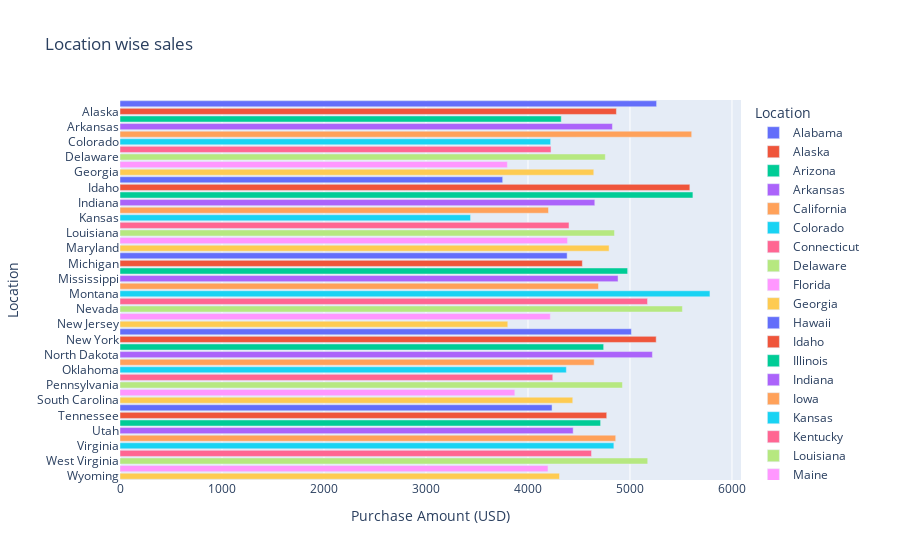

Notebook code for this chart:
### Code cell
import plotly.express as px


fig = px.bar(
    df_sales_loc,  
    y="Location",  
    x="Purchase Amount (USD)",  
    color="Location",  
    title="Location wise sales",  
)
fig.show()

### Figure 1 — Plotly figure (JSON) as saved in the notebook; plotly's stock layout.template omitted (floating-point values rounded to 4 significant figures)
{"data": [{"alignmentgroup": "True", "hovertemplate": "Location=%{y}<br>Purchase Amount (USD)=%{x}<extra></extra>", "legendgroup": "Alabama", "marker": {"color": "#636efa", "pattern": {"shape": ""}}, "name": "Alabama", "offsetgroup": "Alabama", "orientation": "h", "showlegend": true, "textposition": "auto", "type": "bar", "x": [5261], "xaxis": "x", "y": ["Alabama"], "yaxis": "y"}, {"alignmentgroup": "True", "hovertemplate": "Location=%{y}<br>Purchase Amount (USD)=%{x}<extra></extra>", "legendgroup": "Alaska", "marker": {"color": "#EF553B", "pattern": {"shape": ""}}, "name": "Alaska", "offsetgroup": "Alaska", "orientation": "h", "showlegend": true, "textposition": "auto", "type": "bar", "x": [4867], "xaxis": "x", "y": ["Alaska"], "yaxis": "y"}, {"alignmentgroup": "True", "hovertemplate": "Location=%{y}<br>Purchase Amount (USD)=%{x}<extra></extra>", "legendgroup": "Arizona", "marker": {"color": "#00cc96", "pattern": {"shape": ""}}, "name": "Arizona", "offsetgroup": "Arizona", "orientation": "h", "showlegend": true, "textposition": "auto", "type": "bar", "x": [4326], "xaxis": "x", "y": ["Arizona"], "yaxis": "y"}, {"alignmentgroup": "True", "hovertemplate": "Location=%{y}<br>Purchase Amount (USD)=%{x}<extra></extra>", "legendgroup": "Arkansas", "marker": {"color": "#ab63fa", "pattern": {"shape": ""}}, "name": "Arkansas", "offsetgroup": "Arkansas", "orientation": "h", "showlegend": true, "textposition": "auto", "type": "bar", "x": [4828], "xaxis": "x", "y": ["Arkansas"], "yaxis": "y"}, {"alignmentgroup": "True", "hovertemplate": "Location=%{y}<br>Purchase Amount (USD)=%{x}<extra></extra>", "legendgroup": "California", "marker": {"color": "#FFA15A", "pattern": {"shape": ""}}, "name": "California", "offsetgroup": "California", "orientation": "h", "showlegend": true, "textposition": "auto", "type": "bar", "x": [5605], "xaxis": "x", "y": ["California"], "yaxis": "y"}, {"alignmentgroup": "True", "hovertemplate": "Location=%{y}<br>Purchase Amount (USD)=%{x}<extra></extra>", "legendgroup": "Colorado", "marker": {"color": "#19d3f3", "pattern": {"shape": ""}}, "name": "Colorado", "offsetgroup": "Colorado", "orientation": "h", "showlegend": true, "textposition": "auto", "type": "bar", "x": [4222], "xaxis": "x", "y": ["Colorado"], "yaxis": "y"}, {"alignmentgroup": "True", "hovertemplate": "Location=%{y}<br>Purchase Amount (USD)=%{x}<extra></extra>", "legendgroup": "Connecticut", "marker": {"color": "#FF6692", "pattern": {"shape": ""}}, "name": "Connecticut", "offsetgroup": "Connecticut", "orientation": "h", "showlegend": true, "textposition": "auto", "type": "bar", "x": [4226], "xaxis": "x", "y": ["Connecticut"], "yaxis": "y"}, {"alignmentgroup": "True", "hovertemplate": "Location=%{y}<br>Purchase Amount (USD)=%{x}<extra></extra>", "legendgroup": "Delaware", "marker": {"color": "#B6E880", "pattern": {"shape": ""}}, "name": "Delaware", "offsetgroup": "Delaware", "orientation": "h", "showlegend": true, "textposition": "auto", "type": "bar", "x": [4758], "xaxis": "x", "y": ["Delaware"], "yaxis": "y"}, {"alignmentgroup": "True", "hovertemplate": "Location=%{y}<br>Purchase Amount (USD)=%{x}<extra></extra>", "legendgroup": "Florida", "marker": {"color": "#FF97FF", "pattern": {"shape": ""}}, "name": "Florida", "offsetgroup": "Florida", "orientation": "h", "showlegend": true, "textposition": "auto", "type": "bar", "x": [3798], "xaxis": "x", "y": ["Florida"], "yaxis": "y"}, {"alignmentgroup": "True", "hovertemplate": "Location=%{y}<br>Purchase Amount (USD)=%{x}<extra></extra>", "legendgroup": "Georgia", "marker": {"color": "#FECB52", "pattern": {"shape": ""}}, "name": "Georgia", "offsetgroup": "Georgia", "orientation": "h", "showlegend": true, "textposition": "auto", "type": "bar", "x": [4645], "xaxis": "x", "y": ["Georgia"], "yaxis": "y"}, {"alignmentgroup": "True", "hovertemplate": "Location=%{y}<br>Purchase Amount (USD)=%{x}<extra></extra>", "legendgroup": "Hawaii", "marker": {"color": "#636efa", "pattern": {"shape": ""}}, "name": "Hawaii", "offsetgroup": "Hawaii", "orientation": "h", "showlegend": true, "textposition": "auto", "type": "bar", "x": [3752], "xaxis": "x", "y": ["Hawaii"], "yaxis": "y"}, {"alignmentgroup": "True", "hovertemplate": "Location=%{y}<br>Purchase Amount (USD)=%{x}<extra></extra>", "legendgroup": "Idaho", "marker": {"color": "#EF553B", "pattern": {"shape": ""}}, "name": "Idaho", "offsetgroup": "Idaho", "orientation": "h", "showlegend": true, "textposition": "auto", "type": "bar", "x": [5587], "xaxis": "x", "y": ["Idaho"], "yaxis": "y"}, {"alignmentgroup": "True", "hovertemplate": "Location=%{y}<br>Purchase Amount (USD)=%{x}<extra></extra>", "legendgroup": "Illinois", "marker": {"color": "#00cc96", "pattern": {"shape": ""}}, "name": "Illinois", "offsetgroup": "Illinois", "orientation": "h", "showlegend": true, "textposition": "auto", "type": "bar", "x": [5617], "xaxis": "x", "y": ["Illinois"], "yaxis": "y"}, {"alignmentgroup": "True", "hovertemplate": "Location=%{y}<br>Purchase Amount (USD)=%{x}<extra></extra>", "legendgroup": "Indiana", "marker": {"color": "#ab63fa", "pattern": {"shape": ""}}, "name": "Indiana", "offsetgroup": "Indiana", "orientation": "h", "showlegend": true, "textposition": "auto", "type": "bar", "x": [4655], "xaxis": "x", "y": ["Indiana"], "yaxis": "y"}, {"alignmentgroup": "True", "hovertemplate": "Location=%{y}<br>Purchase Amount (USD)=%{x}<extra></extra>", "legendgroup": "Iowa", "marker": {"color": "#FFA15A", "pattern": {"shape": ""}}, "name": "Iowa", "offsetgroup": "Iowa", "orientation": "h", "showlegend": true, "textposition": "auto", "type": "bar", "x": [4201], "xaxis": "x", "y": ["Iowa"], "yaxis": "y"}, {"alignmentgroup": "True", "hovertemplate": "Location=%{y}<br>Purchase Amount (USD)=%{x}<extra></extra>", "legendgroup": "Kansas", "marker": {"color": "#19d3f3", "pattern": {"shape": ""}}, "name": "Kansas", "offsetgroup": "Kansas", "orientation": "h", "showlegend": true, "textposition": "auto", "type": "bar", "x": [3437], "xaxis": "x", "y": ["Kansas"], "yaxis": "y"}, {"alignmentgroup": "True", "hovertemplate": "Location=%{y}<br>Purchase Amount (USD)=%{x}<extra></extra>", "legendgroup": "Kentucky", "marker": {"color": "#FF6692", "pattern": {"shape": ""}}, "name": "Kentucky", "offsetgroup": "Kentucky", "orientation": "h", "showlegend": true, "textposition": "auto", "type": "bar", "x": [4402], "xaxis": "x", "y": ["Kentucky"], "yaxis": "y"}, {"alignmentgroup": "True", "hovertemplate": "Location=%{y}<br>Purchase Amount (USD)=%{x}<extra></extra>", "legendgroup": "Louisiana", "marker": {"color": "#B6E880", "pattern": {"shape": ""}}, "name": "Louisiana", "offsetgroup": "Louisiana", "orientation": "h", "showlegend": true, "textposition": "auto", "type": "bar", "x": [4848], "xaxis": "x", "y": ["Louisiana"], "yaxis": "y"}, {"alignmentgroup": "True", "hovertemplate": "Location=%{y}<br>Purchase Amount (USD)=%{x}<extra></extra>", "legendgroup": "Maine", "marker": {"color": "#FF97FF", "pattern": {"shape": ""}}, "name": "Maine", "offsetgroup": "Maine", "orientation": "h", "showlegend": true, "textposition": "auto", "type": "bar", "x": [4388], "xaxis": "x", "y": ["Maine"], "yaxis": "y"}, {"alignmentgroup": "True", "hovertemplate": "Location=%{y}<br>Purchase Amount (USD)=%{x}<extra></extra>", "legendgroup": "Maryland", "marker": {"color": "#FECB52", "pattern": {"shape": ""}}, "name": "Maryland", "offsetgroup": "Maryland", "orientation": "h", "showlegend": true, "textposition": "auto", "type": "bar", "x": [4795], "xaxis": "x", "y": ["Maryland"], "yaxis": "y"}, {"alignmentgroup": "True", "hovertemplate": "Location=%{y}<br>Purchase Amount (USD)=%{x}<extra></extra>", "legendgroup": "Massachusetts", "marker": {"color": "#636efa", "pattern": {"shape": ""}}, "name": "Massachusetts", "offsetgroup": "Massachusetts", "orientation": "h", "showlegend": true, "textposition": "auto", "type": "bar", "x": [4384], "xaxis": "x", "y": ["Massachusetts"], "yaxis": "y"}, {"alignmentgroup": "True", "hovertemplate": "Location=%{y}<br>Purchase Amount (USD)=%{x}<extra></extra>", "legendgroup": "Michigan", "marker": {"color": "#EF553B", "pattern": {"shape": ""}}, "name": "Michigan", "offsetgroup": "Michigan", "orientation": "h", "showlegend": true, "textposition": "auto", "type": "bar", "x": [4533], "xaxis": "x", "y": ["Michigan"], "yaxis": "y"}, {"alignmentgroup": "True", "hovertemplate": "Location=%{y}<br>Purchase Amount (USD)=%{x}<extra></extra>", "legendgroup": "Minnesota", "marker": {"color": "#00cc96", "pattern": {"shape": ""}}, "name": "Minnesota", "offsetgroup": "Minnesota", "orientation": "h", "showlegend": true, "textposition": "auto", "type": "bar", "x": [4977], "xaxis": "x", "y": ["Minnesota"], "yaxis": "y"}, {"alignmentgroup": "True", "hovertemplate": "Location=%{y}<br>Purchase Amount (USD)=%{x}<extra></extra>", "legendgroup": "Mississippi", "marker": {"color": "#ab63fa", "pattern": {"shape": ""}}, "name": "Mississippi", "offsetgroup": "Mississippi", "orientation": "h", "showlegend": true, "textposition": "auto", "type": "bar", "x": [4883], "xaxis": "x", "y": ["Mississippi"], "yaxis": "y"}, {"alignmentgroup": "True", "hovertemplate": "Location=%{y}<br>Purchase Amount (USD)=%{x}<extra></extra>", "legendgroup": "Missouri", "marker": {"color": "#FFA15A", "pattern": {"shape": ""}}, "name": "Missouri", "offsetgroup": "Missouri", "orientation": "h", "showlegend": true, "textposition": "auto", "type": "bar", "x": [4691], "xaxis": "x", "y": ["Missouri"], "yaxis": "y"}, {"alignmentgroup": "True", "hovertemplate": "Location=%{y}<br>Purchase Amount (USD)=%{x}<extra></extra>", "legendgroup": "Montana", "marker": {"color": "#19d3f3", "pattern": {"shape": ""}}, "name": "Montana", "offsetgroup": "Montana", "orientation": "h", "showlegend": true, "textposition": "auto", "type": "bar", "x": [5784], "xaxis": "x", "y": ["Montana"], "yaxis": "y"}, {"alignmentgroup": "True", "hovertemplate": "Location=%{y}<br>Purchase Amount (USD)=%{x}<extra></extra>", "legendgroup": "Nebraska", "marker": {"color": "#FF6692", "pattern": {"shape": ""}}, "name": "Nebraska", "offsetgroup": "Nebraska", "orientation": "h", "showlegend": true, "textposition": "auto", "type": "bar", "x": [5172], "xaxis": "x", "y": ["Nebraska"], "yaxis": "y"}, {"alignmentgroup": "True", "hovertemplate": "Location=%{y}<br>Purchase Amount (USD)=%{x}<extra></extra>", "legendgroup": "Nevada", "marker": {"color": "#B6E880", "pattern": {"shape": ""}}, "name": "Nevada", "offsetgroup": "Nevada", "orientation": "h", "showlegend": true, "textposition": "auto", "type": "bar", "x": [5514], "xaxis": "x", "y": ["Nevada"], "yaxis": "y"}, {"alignmentgroup": "True", "hovertemplate": "Location=%{y}<br>Purchase Amount (USD)=%{x}<extra></extra>", "legendgroup": "New Hampshire", "marker": {"color": "#FF97FF", "pattern": {"shape": ""}}, "name": "New Hampshire", "offsetgroup": "New Hampshire", "orientation": "h", "showlegend": true, "textposition": "auto", "type": "bar", "x": [4219], "xaxis": "x", "y": ["New Hampshire"], "yaxis": "y"}, {"alignmentgroup": "True", "hovertemplate": "Location=%{y}<br>Purchase Amount (USD)=%{x}<extra></extra>", "legendgroup": "New Jersey", "marker": {"color": "#FECB52", "pattern": {"shape": ""}}, "name": "New Jersey", "offsetgroup": "New Jersey", "orientation": "h", "showlegend": true, "textposition": "auto", "type": "bar", "x": [3802], "xaxis": "x", "y": ["New Jersey"], "yaxis": "y"}, {"alignmentgroup": "True", "hovertemplate": "Location=%{y}<br>Purchase Amount (USD)=%{x}<extra></extra>", "legendgroup": "New Mexico", "marker": {"color": "#636efa", "pattern": {"shape": ""}}, "name": "New Mexico", "offsetgroup": "New Mexico", "orientation": "h", "showlegend": true, "textposition": "auto", "type": "bar", "x": [5014], "xaxis": "x", "y": ["New Mexico"], "yaxis": "y"}, {"alignmentgroup": "True", "hovertemplate": "Location=%{y}<br>Purchase Amount (USD)=%{x}<extra></extra>", "legendgroup": "New York", "marker": {"color": "#EF553B", "pattern": {"shape": ""}}, "name": "New York", "offsetgroup": "New York", "orientation": "h", "showlegend": true, "textposition": "auto", "type": "bar", "x": [5257], "xaxis": "x", "y": ["New York"], "yaxis": "y"}, {"alignmentgroup": "True", "hovertemplate": "Location=%{y}<br>Purchase Amount (USD)=%{x}<extra></extra>", "legendgroup": "North Carolina", "marker": {"color": "#00cc96", "pattern": {"shape": ""}}, "name": "North Carolina", "offsetgroup": "North Carolina", "orientation": "h", "showlegend": true, "textposition": "auto", "type": "bar", "x": [4742], "xaxis": "x", "y": ["North Carolina"], "yaxis": "y"}, {"alignmentgroup": "True", "hovertemplate": "Location=%{y}<br>Purchase Amount (USD)=%{x}<extra></extra>", "legendgroup": "North Dakota", "marker": {"color": "#ab63fa", "pattern": {"shape": ""}}, "name": "North Dakota", "offsetgroup": "North Dakota", "orientation": "h", "showlegend": true, "textposition": "auto", "type": "bar", "x": [5220], "xaxis": "x", "y": ["North Dakota"], "yaxis": "y"}, {"alignmentgroup": "True", "hovertemplate": "Location=%{y}<br>Purchase Amount (USD)=%{x}<extra></extra>", "legendgroup": "Ohio", "marker": {"color": "#FFA15A", "pattern": {"shape": ""}}, "name": "Ohio", "offsetgroup": "Ohio", "orientation": "h", "showlegend": true, "textposition": "auto", "type": "bar", "x": [4649], "xaxis": "x", "y": ["Ohio"], "yaxis": "y"}, {"alignmentgroup": "True", "hovertemplate": "Location=%{y}<br>Purchase Amount (USD)=%{x}<extra></extra>", "legendgroup": "Oklahoma", "marker": {"color": "#19d3f3", "pattern": {"shape": ""}}, "name": "Oklahoma", "offsetgroup": "Oklahoma", "orientation": "h", "showlegend": true, "textposition": "auto", "type": "bar", "x": [4376], "xaxis": "x", "y": ["Oklahoma"], "yaxis": "y"}, {"alignmentgroup": "True", "hovertemplate": "Location=%{y}<br>Purchase Amount (USD)=%{x}<extra></extra>", "legendgroup": "Oregon", "marker": {"color": "#FF6692", "pattern": {"shape": ""}}, "name": "Oregon", "offsetgroup": "Oregon", "orientation": "h", "showlegend": true, "textposition": "auto", "type": "bar", "x": [4243], "xaxis": "x", "y": ["Oregon"], "yaxis": "y"}, {"alignmentgroup": "True", "hovertemplate": "Location=%{y}<br>Purchase Amount (USD)=%{x}<extra></extra>", "legendgroup": "Pennsylvania", "marker": {"color": "#B6E880", "pattern": {"shape": ""}}, "name": "Pennsylvania", "offsetgroup": "Pennsylvania", "orientation": "h", "showlegend": true, "textposition": "auto", "type": "bar", "x": [4926], "xaxis": "x", "y": ["Pennsylvania"], "yaxis": "y"}, {"alignmentgroup": "True", "hovertemplate": "Location=%{y}<br>Purchase Amount (USD)=%{x}<extra></extra>", "legendgroup": "Rhode Island", "marker": {"color": "#FF97FF", "pattern": {"shape": ""}}, "name": "Rhode Island", "offsetgroup": "Rhode Island", "orientation": "h", "showlegend": true, "textposition": "auto", "type": "bar", "x": [3871], "xaxis": "x", "y": ["Rhode Island"], "yaxis": "y"}, {"alignmentgroup": "True", "hovertemplate": "Location=%{y}<br>Purchase Amount (USD)=%{x}<extra></extra>", "legendgroup": "South Carolina", "marker": {"color": "#FECB52", "pattern": {"shape": ""}}, "name": "South Carolina", "offsetgroup": "South Carolina", "orientation": "h", "showlegend": true, "textposition": "auto", "type": "bar", "x": [4439], "xaxis": "x", "y": ["South Carolina"], "yaxis": "y"}, {"alignmentgroup": "True", "hovertemplate": "Location=%{y}<br>Purchase Amount (USD)=%{x}<extra></extra>", "legendgroup": "South Dakota", "marker": {"color": "#636efa", "pattern": {"shape": ""}}, "name": "South Dakota", "offsetgroup": "South Dakota", "orientation": "h", "showlegend": true, "textposition": "auto", "type": "bar", "x": [4236], "xaxis": "x", "y": ["South Dakota"], "yaxis": "y"}, {"alignmentgroup": "True", "hovertemplate": "Location=%{y}<br>Purchase Amount (USD)=%{x}<extra></extra>", "legendgroup": "Tennessee", "marker": {"color": "#EF553B", "pattern": {"shape": ""}}, "name": "Tennessee", "offsetgroup": "Tennessee", "orientation": "h", "showlegend": true, "textposition": "auto", "type": "bar", "x": [4772], "xaxis": "x", "y": ["Tennessee"], "yaxis": "y"}, {"alignmentgroup": "True", "hovertemplate": "Location=%{y}<br>Purchase Amount (USD)=%{x}<extra></extra>", "legendgroup": "Texas", "marker": {"color": "#00cc96", "pattern": {"shape": ""}}, "name": "Texas", "offsetgroup": "Texas", "orientation": "h", "showlegend": true, "textposition": "auto", "type": "bar", "x": [4712], "xaxis": "x", "y": ["Texas"], "yaxis": "y"}, {"alignmentgroup": "True", "hovertemplate": "Location=%{y}<br>Purchase Amount (USD)=%{x}<extra></extra>", "legendgroup": "Utah", "marker": {"color": "#ab63fa", "pattern": {"shape": ""}}, "name": "Utah", "offsetgroup": "Utah", "orientation": "h", "showlegend": true, "textposition": "auto", "type": "bar", "x": [4443], "xaxis": "x", "y": ["Utah"], "yaxis": "y"}, {"alignmentgroup": "True", "hovertemplate": "Location=%{y}<br>Purchase Amount (USD)=%{x}<extra></extra>", "legendgroup": "Vermont", "marker": {"color": "#FFA15A", "pattern": {"shape": ""}}, "name": "Vermont", "offsetgroup": "Vermont", "orientation": "h", "showlegend": true, "textposition": "auto", "type": "bar", "x": [4860], "xaxis": "x", "y": ["Vermont"], "yaxis": "y"}, {"alignmentgroup": "True", "hovertemplate": "Location=%{y}<br>Purchase Amount (USD)=%{x}<extra></extra>", "legendgroup": "Virginia", "marker": {"color": "#19d3f3", "pattern": {"shape": ""}}, "name": "Virginia", "offsetgroup": "Virginia", "orientation": "h", "showlegend": true, "textposition": "auto", "type": "bar", "x": [4842], "xaxis": "x", "y": ["Virginia"], "yaxis": "y"}, {"alignmentgroup": "True", "hovertemplate": "Location=%{y}<br>Purchase Amount (USD)=%{x}<extra></extra>", "legendgroup": "Washington", "marker": {"color": "#FF6692", "pattern": {"shape": ""}}, "name": "Washington", "offsetgroup": "Washington", "orientation": "h", "showlegend": true, "textposition": "auto", "type": "bar", "x": [4623], "xaxis": "x", "y": ["Washington"], "yaxis": "y"}, {"alignmentgroup": "True", "hovertemplate": "Location=%{y}<br>Purchase Amount (USD)=%{x}<extra></extra>", "legendgroup": "West Virginia", "marker": {"color": "#B6E880", "pattern": {"shape": ""}}, "name": "West Virginia", "offsetgroup": "West Virginia", "orientation": "h", "showlegend": true, "textposition": "auto", "type": "bar", "x": [5174], "xaxis": "x", "y": ["West Virginia"], "yaxis": "y"}, {"alignmentgroup": "True", "hovertemplate": "Location=%{y}<br>Purchase Amount (USD)=%{x}<extra></extra>", "legendgroup": "Wisconsin", "marker": {"color": "#FF97FF", "pattern": {"shape": ""}}, "name": "Wisconsin", "offsetgroup": "Wisconsin", "orientation": "h", "showlegend": true, "textposition": "auto", "type": "bar", "x": [4196], "xaxis": "x", "y": ["Wisconsin"], "yaxis": "y"}, {"alignmentgroup": "True", "hovertemplate": "Location=%{y}<br>Purchase Amount (USD)=%{x}<extra></extra>", "legendgroup": "Wyoming", "marker": {"color": "#FECB52", "pattern": {"shape": ""}}, "name": "Wyoming", "offsetgroup": "Wyoming", "orientation": "h", "showlegend": true, "textposition": "auto", "type": "bar", "x": [4309], "xaxis": "x", "y": ["Wyoming"], "yaxis": "y"}], "layout": {"barmode": "relative", "legend": {"title": {"text": "Location"}, "tracegroupgap": 0}, "title": {"text": "Location wise sales"}, "xaxis": {"anchor": "y", "domain": [0, 1], "title": {"text": "Purchase Amount (USD)"}}, "yaxis": {"anchor": "x", "categoryarray": ["Wyoming", "Wisconsin", "West Virginia", "Washington", "Virginia", "Vermont", "Utah", "Texas", "Tennessee", "South Dakota", "South Carolina", "Rhode Island", "Pennsylvania", "Oregon", "Oklahoma", "Ohio", "North Dakota", "North Carolina", "New York", "New Mexico", "New Jersey", "New Hampshire", "Nevada", "Nebraska", "Montana", "Missouri", "Mississippi", "Minnesota", "Michigan", "Massachusetts", "Maryland", "Maine", "Louisiana", "Kentucky", "Kansas", "Iowa", "Indiana", "Illinois", "Idaho", "Hawaii", "Georgia", "Florida", "Delaware", "Connecticut", "Colorado", "California", "Arkansas", "Arizona", "Alaska", "Alabama"], "categoryorder": "array", "domain": [0, 1], "title": {"text": "Location"}}}}
